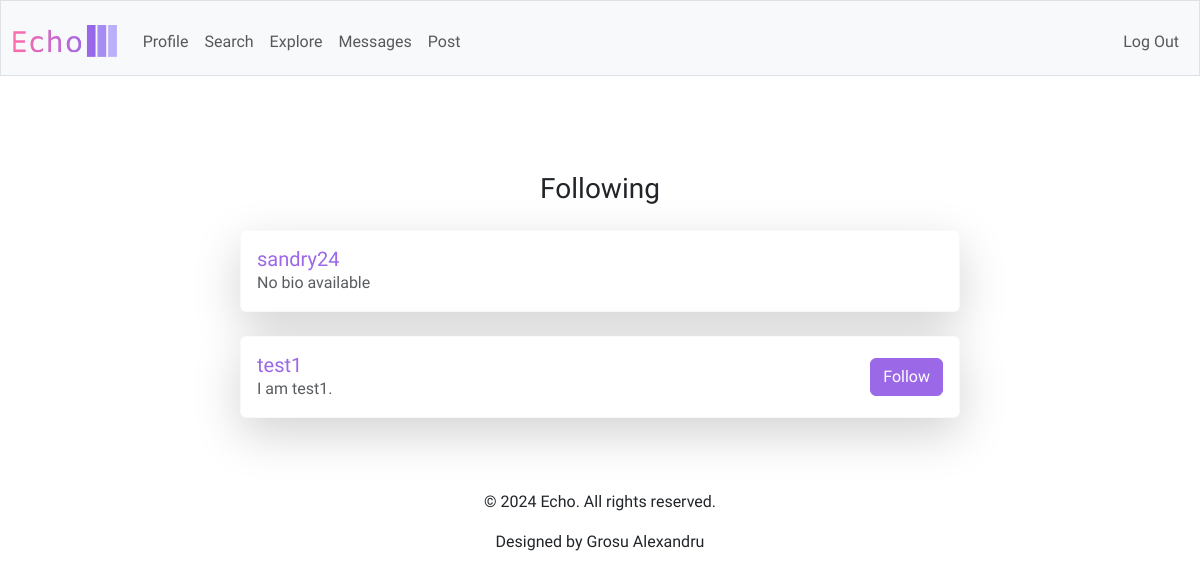
/following/9 (signed in), run on an earlier commit of the app's database.
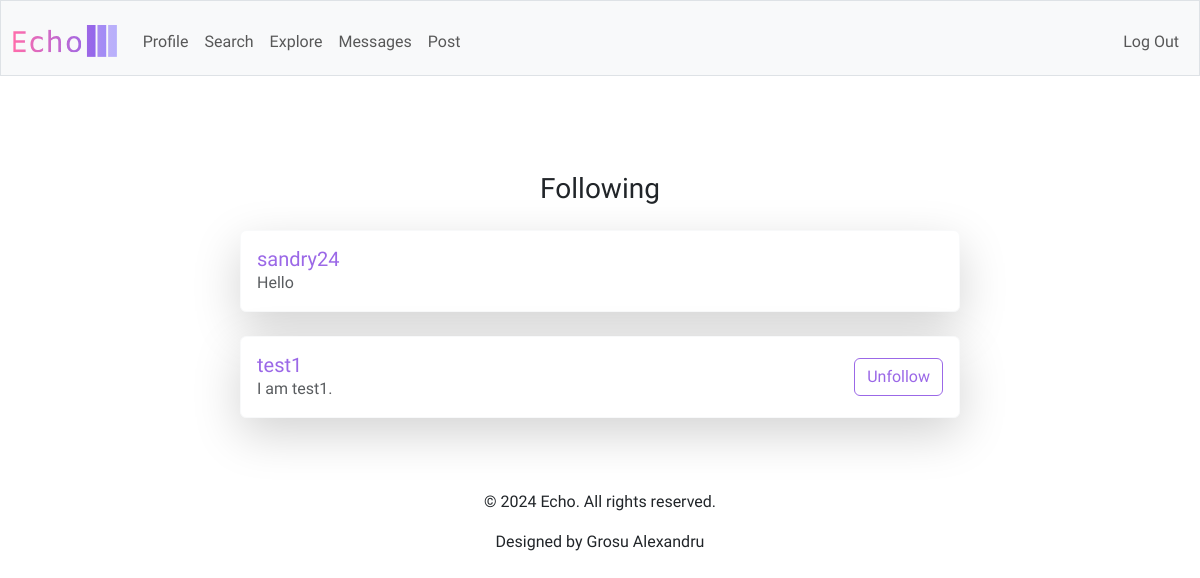
And on a later commit of the database.
### tables this page shows
CREATE TABLE users (
    id INTEGER PRIMARY KEY AUTOINCREMENT,
    username TEXT UNIQUE NOT NULL,
    password_hash TEXT NOT NULL,
    bio TEXT,
    created_at TIMESTAMP DEFAULT CURRENT_TIMESTAMP
);

### app.py (the view)
@app.route("/following/<int:user_id>")
@login_required
def following(user_id):
    following_list = db.execute("""
        SELECT u.id, u.username, u.bio
        FROM follows f
        JOIN users u ON f.followed_id = u.id
        WHERE f.follower_id = ?
    """, user_id)
    return render_template("following.html", users=following_list, is_followed=is_followed)

### app.py (called while the page is built)
@app.after_request
def after_request(response):
    response.headers["Cache-Control"] = "no-cache, no-store, must-revalidate"
    response.headers["Expires"] = 0
    response.headers["Pragma"] = "no-cache"
    return response

def is_followed(follower_id, followed_id):
    return db.execute("SELECT * FROM follows WHERE follower_id = ? AND followed_id = ?", follower_id, followed_id)

### helpers.py (called while the page is built)
def login_required(f):
    @wraps(f)
    def decorated_function(*args, **kwargs):
        if session.get("user_id") is None:
            return redirect("/login")
        return f(*args, **kwargs)
    return decorated_function

### templates/following.html (shortened to what this page needs)
{% extends "layout.html" %}
{% block main %}
    <div class="container mt-5">
        <h3 class="mb-4 text-center">Following</h3>
        <div class="row justify-content-center">
            <div class="col-md-8">
                {% for user in users %}
                    <div class="card mb-4 shadow-lg border-light">
                        <div class="card-body d-flex justify-content-between align-items-center">
                            <div class="text-start flex-grow-1 me-3">
                                <h5 class="card-title mb-0 text-truncate" style="max-width: 200px;">
                                    <a href="{{ url_for('profile', username=user['username']) }}" class="purple text-decoration-none">
                                        {{ user['username'] }}
                                    </a>
                                </h5>
                                <p class="card-text text-muted text-truncate" style="max-width: 250px;">
                                    {{ user['bio'] or 'No bio available' }}
                                </p>
                            </div>
                            {% if user['id'] != session['user_id'] %}
                                {% if is_followed(session['user_id'], user['id']) %}
                                    <form action="{{ url_for('unfollow_user', user_id=user['id']) }}" method="post">
                                        <button type="submit" class="btn btn-outline-primary">Unfollow</button>
                                    </form>
                                {% else %}
                                    <form action="{{ url_for('follow_user', user_id=user['id']) }}" method="post">
                                        <button type="submit" class="btn btn-primary">Follow</button>
                                    </form>
                                {% endif %}
                            {% endif %}
                        </div>
                    </div>
                {% else %}
                    <div class="text-center">
                        <p class="text-muted">You are not following anyone yet. Explore users to follow them!</p>
                    </div>
                {% endfor %}
            </div>
        </div>
    </div>
{% endblock %}

What changed in the data, as far as the page shows it:
changed users "sandry24": bio "No bio available" → "Hello"
computed for users "test1": text "Follow" → "Unfollow"
